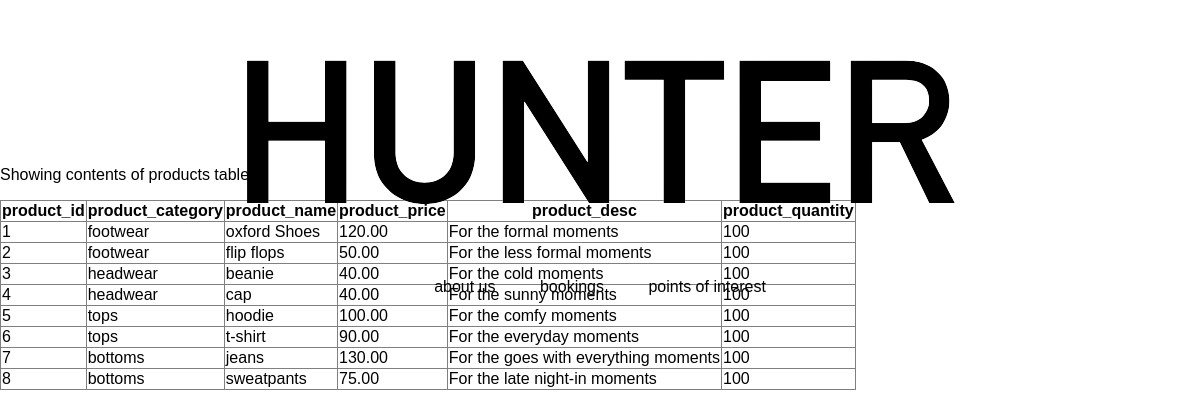
The page / on the database its author committed.
### tables this page shows
CREATE TABLE products(
    product_id int(10) NOT NULL AUTO_INCREMENT,
    product_category varchar(50) NOT NULL,
    product_name varchar(50) NOT NULL,
    product_desc varchar(50) NOT NULL,
    product_price decimal(5, 2) NOT NULL,
    product_quantity int(10) NOT NULL,
    PRIMARY KEY(product_id)
);

### www/index.php (the view, shortened to what this page needs)
<!DOCTYPE HTML PUBLIC "-//IETF//DTD HTML//EN">
<html lang="en">
    <head>
        <link rel="stylesheet" href="style.css"/>
    </head>
    <body>
        <header>
            <a href="index.html">
                <img src="logo.png" alt="pawhub">
            </a>
            <nav>
                <ul>
                    <li><a href="index.html">about us</a></li>
                    <li><a href="bookings.html">bookings</a></li>
                    <li><a href="points_of_interest.html">points of interest</a></li>
                </ul>
            </nav>
        </header>
<p>Showing contents of products table:</p>
<table border="1">
<tr>
    <th>product_id</th>
    <th>product_category</th>
    <th>product_name</th>
    <th>product_price</th>
    <th>product_desc</th>
    <th>product_quantity</th>
</tr>
<?php
$db_host   = '192.168.2.13';
$db_name   = 'fvision';
$db_user   = 'webuser';
$db_passwd = 'insecure_db_pw';
$pdo_dsn = "mysql:host=$db_host;dbname=$db_name";
$pdo = new PDO($pdo_dsn, $db_user, $db_passwd);
$q = $pdo->query("SELECT * FROM products");
while($row = $q->fetch()){
    echo "<tr>";
    echo "<td>".$row["product_id"]."</td>";
    echo "<td>".$row["product_category"]."</td>";
    echo "<td>".$row["product_name"]."</td>";
    echo "<td>".$row["product_price"]."</td>";
    echo "<td>".$row["product_desc"]."</td>";
    echo "<td>".$row["product_quantity"]."</td>";
    echo "</tr>\n";
}
?>
</table>
</body>
</html>

### www/admin/css/style.css (style rules this page uses)
body { font-family: sans-serif; margin: 0px; }
table { border-collapse: collapse; }
header { text-align: center; height: 150px; margin-top: 0px; }
nav ul { text-decoration: none; list-style-type: none; margin: 0; padding: 0; }
nav ul li { display: inline; padding: 20px; }
a { color: black; }
a:link { text-decoration: none; }

### rows shown on the page
products: product_id "1", product_category "footwear", product_name "oxford Shoes", product_price "120.00", product_desc "For the formal moments", product_quantity "100"
products: product_id "2", product_category "footwear", product_name "flip flops", product_price "50.00", product_desc "For the less formal moments", product_quantity "100"
products: product_id "3", product_category "headwear", product_name "beanie", product_price "40.00", product_desc "For the cold moments", product_quantity "100"
products: product_id "4", product_category "headwear", product_name "cap", product_price "40.00", product_desc "For the sunny moments", product_quantity "100"
products: product_id "5", product_category "tops", product_name "hoodie", product_price "100.00", product_desc "For the comfy moments", product_quantity "100"
products: product_id "6", product_category "tops", product_name "t-shirt", product_price "90.00", product_desc "For the everyday moments", product_quantity "100"
products: product_id "7", product_category "bottoms", product_name "jeans", product_price "130.00", product_desc "For the goes with everything moments", product_quantity "100"
products: product_id "8", product_category "bottoms", product_name "sweatpants", product_price "75.00", product_desc "For the late night-in moments", product_quantity "100"
